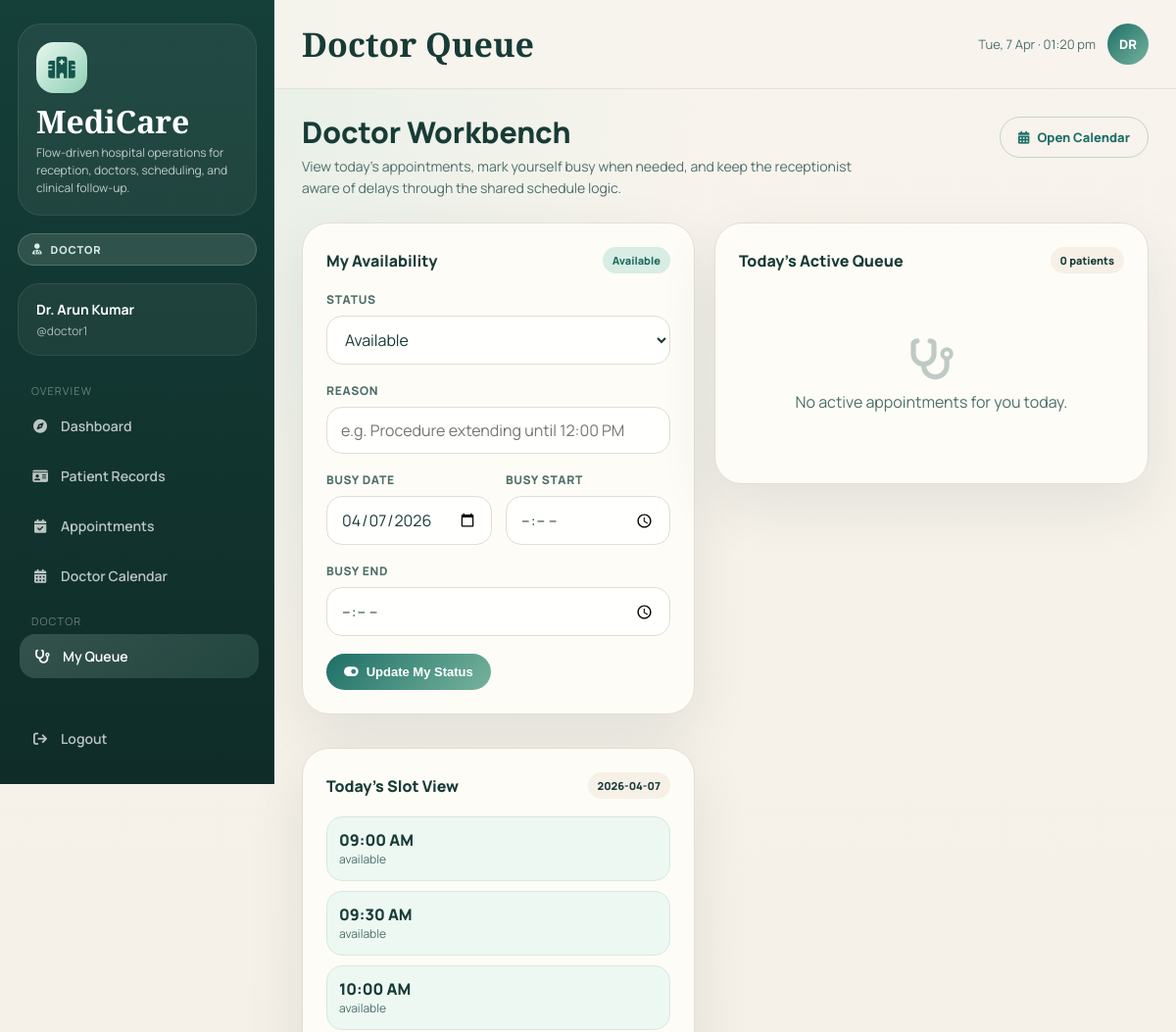
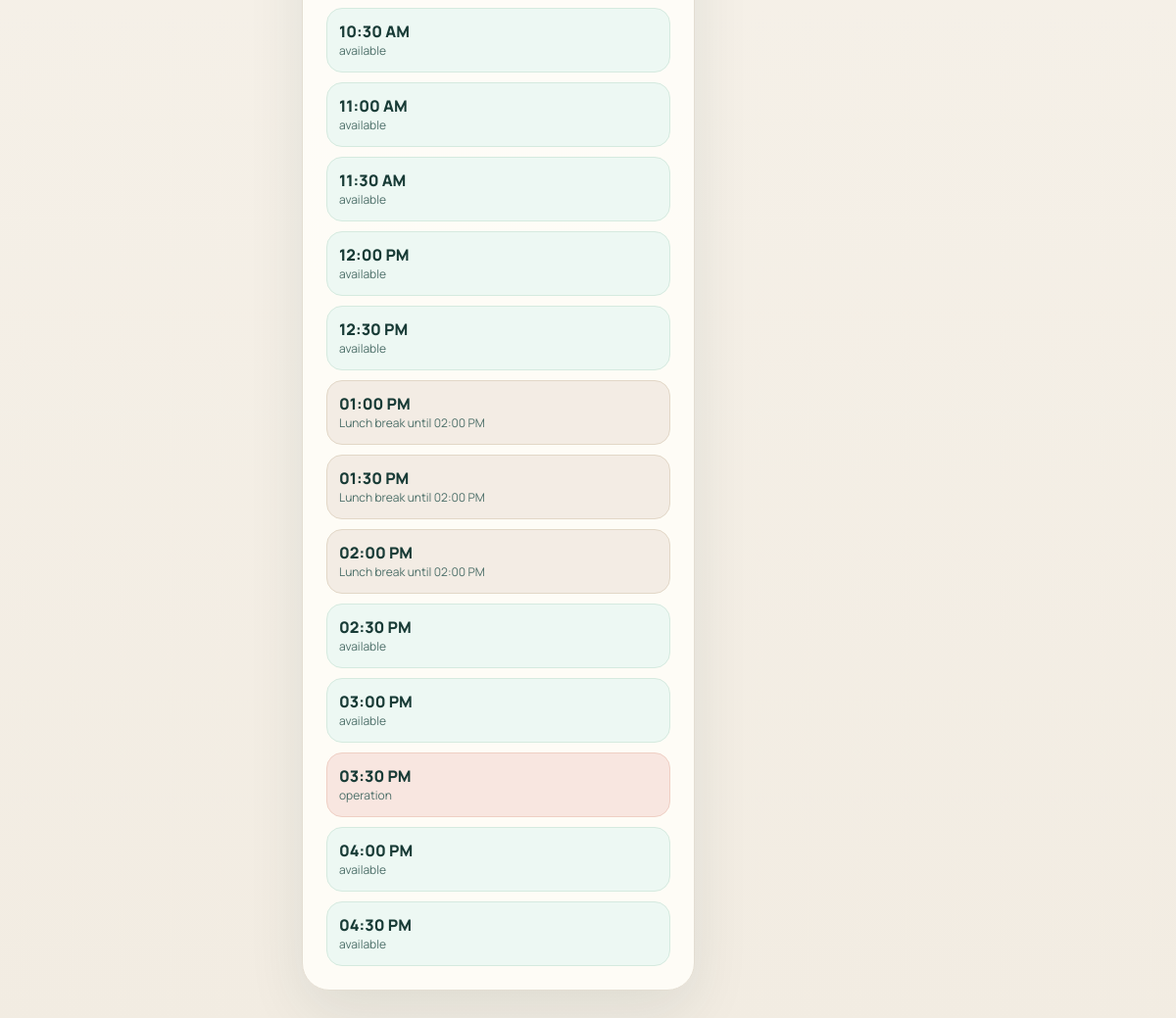
The app's page /doctor/queue (signed in) with its own data (2 pictures, top to bottom).
### tables this page shows
CREATE TABLE users (
            id INTEGER PRIMARY KEY AUTOINCREMENT,
            username TEXT UNIQUE NOT NULL,
            password TEXT NOT NULL,
            role TEXT NOT NULL,
            full_name TEXT NOT NULL
        , specialization TEXT, availability_status TEXT DEFAULT 'available', availability_note TEXT, availability_updated_at TIMESTAMP, phone TEXT);

CREATE TABLE doctor_blocks (
            id INTEGER PRIMARY KEY AUTOINCREMENT,
            doctor_id INTEGER NOT NULL,
            block_date DATE NOT NULL,
            start_time TEXT NOT NULL,
            end_time TEXT NOT NULL,
            block_type TEXT NOT NULL DEFAULT 'busy',
            reason TEXT,
            created_at TIMESTAMP DEFAULT CURRENT_TIMESTAMP,
            FOREIGN KEY(doctor_id) REFERENCES users(id)
        );

### app.py (the view)
@app.route("/doctor/queue")
@login_required
@role_required("doctor")
def doctor_queue():
    conn = get_db()
    doctor_id = session["user_id"]
    today = date.today().isoformat()
    doctor = conn.execute(
        """
        SELECT id, full_name, specialization, availability_status, availability_note, availability_updated_at
        FROM users
        WHERE id=?
        """,
        (doctor_id,),
    ).fetchone()
    patients = conn.execute(
        """
        SELECT p.*, a.id AS appointment_id, a.appointment_time, a.appointment_date, a.status AS appointment_status,
               a.payment_status, a.payment_mode, a.patient_alert_message
        FROM patients p
        LEFT JOIN appointments a
          ON p.id=a.patient_id
         AND a.doctor_id=?
         AND a.status IN ('scheduled', 'checked_in', 'in_consultation')
        WHERE p.assigned_doctor=?
          AND a.appointment_date=?
        ORDER BY a.appointment_time
        """,
        (doctor_id, doctor_id, today),
    ).fetchall()
    all_patients = conn.execute(
        """
        SELECT p.*, a.id AS appointment_id, a.appointment_time, a.appointment_date, a.status AS appointment_status
        FROM patients p
        LEFT JOIN appointments a ON p.id=a.patient_id AND a.doctor_id=?
        WHERE p.assigned_doctor=?
        ORDER BY a.appointment_date DESC, a.appointment_time DESC, p.admitted_at DESC
        """,
        (doctor_id, doctor_id),
    ).fetchall()
    schedule_board = build_doctor_day_calendar(conn, doctor, today)
    conn.close()
    return render_template(
        "doctor_queue.html",
        doctor=doctor,
        patients=patients,
        all_patients=all_patients,
        today=today,
        schedule_board=schedule_board,
    )

### app.py (called while the page is built, shortened)
def get_db():
    conn = sqlite3.connect(DB)
    conn.row_factory = sqlite3.Row
    return conn

def login_required(f):
    @wraps(f)
    def decorated(*args, **kwargs):
        if "user_id" not in session:
            return redirect(url_for("login"))
        return f(*args, **kwargs)
    return decorated

def role_required(*roles):
    def decorator(f):
        @wraps(f)
        def decorated(*args, **kwargs):
            if session.get("role") not in roles:
                flash("Access denied.", "danger")
                return redirect(url_for("dashboard"))
            return f(*args, **kwargs)
        return decorated
    return decorator

def format_time_label(value):
    hour, minute = [int(part) for part in value.split(":")]
    display_hour = hour if hour <= 12 else hour - 12
    period = "AM" if hour < 12 else "PM"
    return f"{display_hour:02d}:{minute:02d} {period}"

def minutes_since_midnight(value):
    hour, minute = [int(part) for part in value.split(":")]
    return hour * 60 + minute

def get_slot_options(start=DEFAULT_WORK_START, end=DEFAULT_WORK_END, step=DEFAULT_SLOT_MINUTES):
    options = []
    current = minutes_since_midnight(start)
    stop = minutes_since_midnight(end)
    while current < stop:
        hour = current // 60
        minute = current % 60
        value = f"{hour:02d}:{minute:02d}"
        options.append({"value": value, "label": format_time_label(value)})
        current += step
    return options

def active_status_placeholders():
    return ",".join("?" for _ in ACTIVE_APPOINTMENT_STATUSES)

def get_doctor_schedule(conn, doctor_id):
    schedule = conn.execute(
        """
        SELECT work_start, work_end, lunch_start, lunch_end, slot_minutes
        FROM doctor_schedules
        WHERE doctor_id=?
        """,
        (doctor_id,),
    ).fetchone()
    if schedule:
        return schedule

@app.context_processor
def inject_helpers():
    unread_notifications = 0
    return {
        "slot_options": get_slot_options(),
        "specializations": SPECIALIZATIONS,
        "cancellation_window_hours": CANCELLATION_WINDOW_HOURS,
        "prescription_templates": PRESCRIPTION_TEMPLATES,
        "format_time_label": format_time_label,
        "unread_notifications": unread_notifications,
    }

### templates/doctor_queue.html (shortened to what this page needs)
{% extends 'base.html' %}
{% block topbar_title %}Doctor Queue{% endblock %}
{% block content %}
<div class="page-header">
  <div>
    <div class="page-title">Doctor Workbench</div>
    <div class="page-sub">View today’s appointments, mark yourself busy when needed, and keep the receptionist aware of delays through the shared schedule logic.</div>
  </div>
  <a class="btn btn-outline" href="{{ url_for('calendar_view', date=today) }}"><i class="fa-solid fa-calendar-days"></i> Open Calendar</a>
</div>
<div style="display:grid; grid-template-columns: 0.95fr 1.05fr; gap:20px; align-items:start;">
  <div class="stack">
    <div class="card">
      <div class="card-header">
        <span class="card-title">My Availability</span>
        <span class="badge badge-{{ doctor.availability_status or 'available' }}">{{ doctor.availability_status or 'available' }}</span>
      </div>
      <form method="POST" action="{{ url_for('update_doctor_availability') }}">
        <div class="form-group">
          <label class="form-label">Status</label>
          <select name="availability_status" class="form-control">
            <option value="available" {% if (doctor.availability_status or 'available') == 'available' %}selected{% endif %}>Available</option>
          </select>
        </div>
        <div class="form-group">
          <label class="form-label">Reason</label>
          <input name="availability_note" class="form-control" value="{{ doctor.availability_note or '' }}" placeholder="e.g. Procedure extending until 12:00 PM">
        </div>
        <div class="form-row">
          <div class="form-group">
            <label class="form-label">Busy date</label>
            <input type="date" name="block_date" class="form-control" value="{{ today }}">
          </div>
          <div class="form-group">
            <label class="form-label">Busy start</label>
            <input type="time" name="block_start" class="form-control">
          </div>
        </div>
        <div class="form-group">
          <label class="form-label">Busy end</label>
          <input type="time" name="block_end" class="form-control">
        </div>
        <button class="btn btn-primary" type="submit"><i class="fa-solid fa-toggle-on"></i> Update My Status</button>
      </form>
    </div>
    <div class="card">
      <div class="card-header">
        <span class="card-title">Today's Slot View</span>
        <span class="tag">{{ today }}</span>
      </div>
      <div class="calendar-grid">
        {% for slot in schedule_board.slots %}
        <div class="slot-pill {{ slot.state }}">
          <div style="font-weight:800;">{{ slot.label }}</div>
          <div class="text-muted">{{ slot.note or slot.state }}</div>
        </div>
        {% endfor %}
      </div>
    </div>
  </div>
  <div class="stack">
    <div class="card">
      <div class="card-header">
        <span class="card-title">Today's Active Queue</span>
        <span class="tag">{{ patients|length }} patients</span>
      </div>
      {% if patients %}
      <div class="stack">
        {% for p in patients %}
        <div class="mini-card">
          <div style="display:flex; justify-content:space-between; gap:12px; flex-wrap:wrap;">
            <div>
              <div style="font-weight:800;">{{ p.name }}</div>
              <div class="text-muted">{{ p.age }} yrs · {{ p.gender }} · {{ p.appointment_date }} at {{ format_time_label(p.appointment_time) }}</div>
            </div>
            <div style="display:flex; gap:6px; flex-wrap:wrap;">
              <span class="badge badge-{{ p.status }}">{{ p.status.replace('_',' ') }}</span>
              <span class="badge badge-{{ p.payment_status }}">{{ p.payment_status }}</span>
            </div>
          </div>
          {% if p.patient_alert_message %}
          <div class="text-muted" style="margin-top:8px;">Latest patient alert: {{ p.patient_alert_message }}</div>
          {% endif %}
          <div style="display:flex; gap:8px; margin-top:12px; flex-wrap:wrap;">
            <a class="btn btn-outline btn-sm" href="{{ url_for('patient_detail', pid=p.id) }}">Open Record</a>
            <a class="btn btn-primary btn-sm" href="{{ url_for('prescribe', pid=p.id) }}">Prescribe</a>
          </div>
        </div>
        {% endfor %}
      </div>
      {% else %}
      <div class="empty-state"><i class="fa-solid fa-stethoscope"></i><p>No active appointments for you today.</p></div>
      {% endif %}
    </div>
  </div>
</div>
{% endblock %}

### templates/base.html (shortened to what this page needs)
<!DOCTYPE html>
<html lang="en">
<head>
<link rel="stylesheet" href="https://cdnjs.cloudflare.com/ajax/libs/font-awesome/6.5.0/css/all.min.css">
</head>
<body>
{% if session.user_id %}
<aside class="sidebar">
  <div class="brand-shell">
    <div class="brand-mark"><i class="fa-solid fa-hospital"></i></div>
    <div class="brand-title">MediCare</div>
    <div class="brand-sub">Flow-driven hospital operations for reception, doctors, scheduling, and clinical follow-up.</div>
  </div>
  <div class="role-pill">
    <i class="fa-solid {% if session.role=='doctor' %}fa-user-doctor{% else %}fa-headset{% endif %}"></i>
    {{ session.role }}
  </div>
  <div class="profile-card">
    <div class="profile-name">{{ session.full_name }}</div>
    <div class="profile-user">@{{ session.username }}</div>
  </div>
  <nav class="nav-group">
    <div class="nav-label">Overview</div>
    <a class="nav-item {% if request.endpoint=='dashboard' %}active{% endif %}" href="{{ url_for('dashboard') }}">
      <i class="fa-solid fa-compass"></i> Dashboard
    </a>
    <a class="nav-item {% if request.endpoint in ['patients','patient_detail'] %}active{% endif %}" href="{{ url_for('patients') }}">
      <i class="fa-solid fa-id-card"></i> Patient Records
    </a>
    <a class="nav-item {% if request.endpoint=='appointments' %}active{% endif %}" href="{{ url_for('appointments') }}">
      <i class="fa-solid fa-calendar-check"></i> Appointments
    </a>
    <a class="nav-item {% if request.endpoint=='calendar_view' %}active{% endif %}" href="{{ url_for('calendar_view') }}">
      <i class="fa-solid fa-calendar-days"></i> Doctor Calendar
    </a>
    {% if session.role == 'doctor' %}
    <div class="nav-label">Doctor</div>
    <a class="nav-item {% if request.endpoint=='doctor_queue' %}active{% endif %}" href="{{ url_for('doctor_queue') }}">
      <i class="fa-solid fa-stethoscope"></i> My Queue
    </a>
    {% endif %}
  </nav>
  <div class="sidebar-footer">
    <a class="nav-item" href="{{ url_for('logout') }}">
      <i class="fa-solid fa-arrow-right-from-bracket"></i> Logout
    </a>
  </div>
</aside>
<div class="main-wrap">
  <header class="topbar">
    <div class="topbar-title">{% block topbar_title %}MediCare HMS{% endblock %}</div>
    <div class="topbar-meta">
      <span id="live-clock"></span>
      <div class="avatar">{{ session.full_name[:2].upper() }}</div>
    </div>
  </header>
  <main class="page-content">
    {% block content %}{% endblock %}
  </main>
</div>
{% else %}
{% block auth_content %}{% endblock %}
{% endif %}
</body>
</html>

### records on screen
users: role "DOCTOR", full_name "Dr. Arun Kumar", username "doctor1", availability_status "Available", label "09:00 AM", availability_status "available", label "09:30 AM", label "10:00 AM", label "10:30 AM", label "11:00 AM", label "11:30 AM", label "12:00 PM", label "12:30 PM", label "02:30 PM", label "03:00 PM", label "04:00 PM", label "04:30 PM"
doctor_blocks: label "03:30 PM", reason "operation"

### other values on screen
{{ session.full_name[:2].upper() }} "DR"
{{ slot.label }} "01:00 PM" "01:30 PM" "02:00 PM"
{{ slot.note or slot.state }} "Lunch break until 02:00 PM" "Lunch break until 02:00 PM" "Lunch break until 02:00 PM"
{{ patients|length }} "0"
